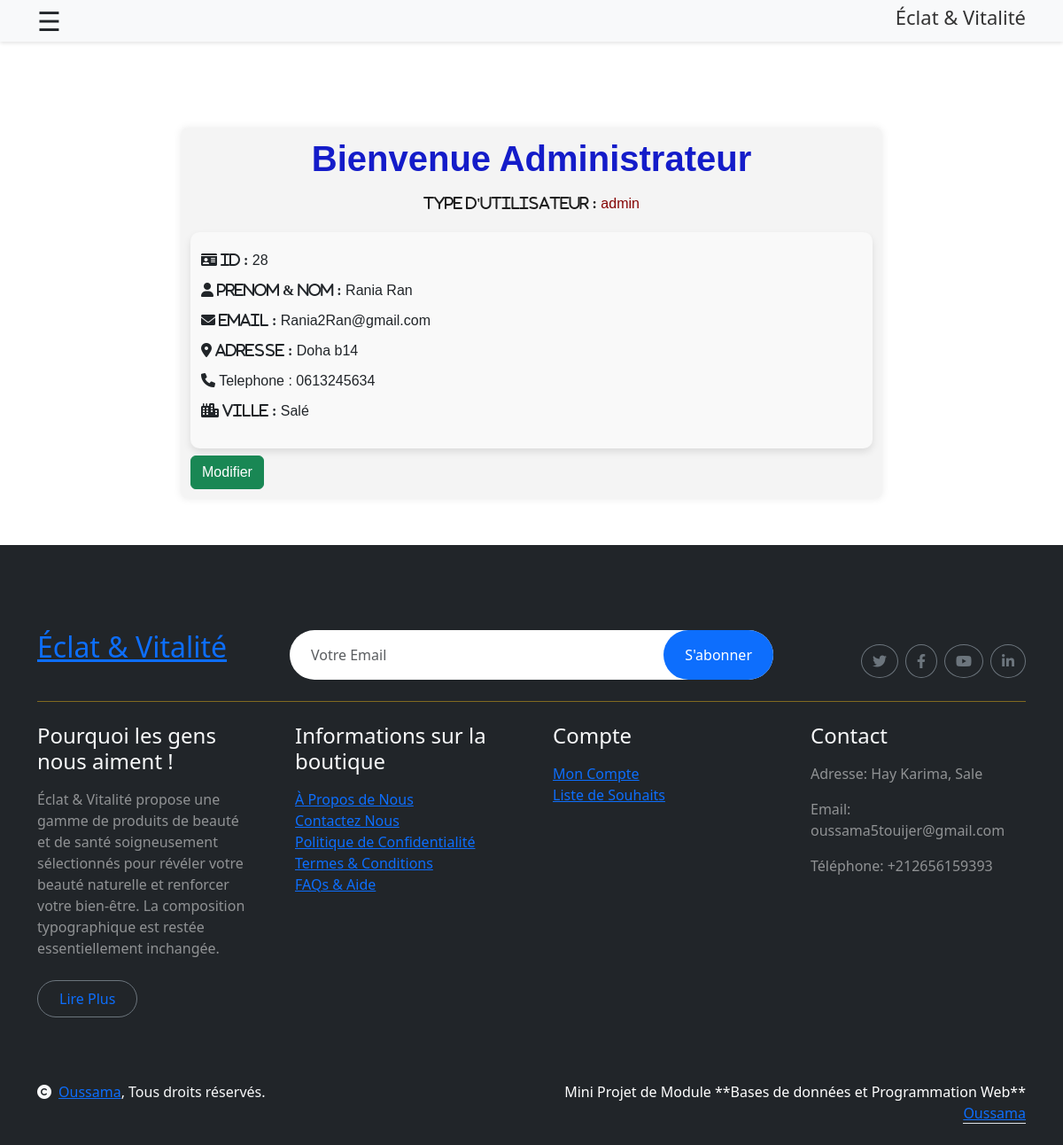
Page /client/profile/profile.php?id=28 (signed in) on the committed database.
### tables this page shows
CREATE TABLE IF NOT EXISTS `users` (
  `id` bigint NOT NULL AUTO_INCREMENT,
  `nom` varchar(100) DEFAULT NULL,
  `prenom` varchar(100) DEFAULT NULL,
  `email` varchar(255) DEFAULT NULL,
  `password` varchar(255) DEFAULT NULL,
  `user_type` enum('client','admin') DEFAULT NULL,
  `telephone` varchar(20) DEFAULT NULL,
  `address` varchar(255) DEFAULT NULL,
  `ville` varchar(100) DEFAULT NULL,
  `date_creation` timestamp NULL DEFAULT CURRENT_TIMESTAMP,
  `date_modification` timestamp NULL DEFAULT CURRENT_TIMESTAMP ON UPDATE CURRENT_TIMESTAMP,
  `etat` tinyint(1) DEFAULT '0',
  PRIMARY KEY (`id`)
);

### include/functionsLoginRegistre.php (called while the page is built, shortened)
<?php
function connectToDatabase() {
    $servername = "localhost";
    $username = "root";
    $password = "";
    $DBname = "eclat_vitalite";
    try {
        $conn = new PDO("mysql:host=$servername;dbname=$DBname", $username, $password);
        $conn->setAttribute(PDO::ATTR_ERRMODE, PDO::ERRMODE_EXCEPTION);
        return $conn;
    } catch(PDOException $e) {
        echo "Échec de la connexion : " . $e->getMessage();
        exit();
    }
}
function userById($id) {
    $conn = connectToDatabase();
    $requete = "SELECT * FROM users WHERE id = :id";
    try {
        $stmt = $conn->prepare($requete);
        $stmt->bindParam(':id', $id);
        $stmt->execute();
        $count = $stmt->rowCount();
        if ($count > 0) {
            $user = $stmt->fetch(PDO::FETCH_ASSOC);
            return $user;
        } else {
            $conn = null;
            return null;
        }
    } catch(PDOException $e) {
        error_log("Erreur lors de l'exécution de la requête : " . $e->getMessage());
        $conn = null;
        return null;
    }
}
?>

### client/profile/profile.php (the view, shortened to what this page needs)
<?php
include '../../include/functionsLoginRegistre.php';
if(isset($_GET['id'])){
$user = userById($_GET['id']);
}
?>
<!DOCTYPE html>
<html lang="en">
<head>
    <link rel="stylesheet" href="profilCss.css">
    <link href="https://cdn.jsdelivr.net/npm/bootstrap@5.3.3/dist/css/bootstrap.min.css" rel="stylesheet" />
    <link href="https://getbootstrap.com/docs/5.3/assets/css/docs.css" rel="stylesheet" />
    <link rel="stylesheet" href="https://cdnjs.cloudflare.com/ajax/libs/font-awesome/6.0.0-beta3/css/all.min.css">
</head>
<body>
<header class="ous" >
    <div class="container d-flex justify-content-between align-items-center">
        <span style="font-size:30px;cursor:pointer" onclick="openDrawer()">&#9776;</span>
        <div class="logo-wrapper">
            <h6 style=" font-size: 22px; color: #333;">Éclat & Vitalité</h6>
        </div>
    </div>
</header>
<div class="main-content">
    <main>
        <div class="container">
            <?php
            if(isset($_SESSION['email'])) {
                echo "<div class='title-and-button'>";
                echo "<h2 class='title'>Bienvenue  Administrateur</h2>";
                echo "<p class='user-type'><i class='fas' style='color: #1e1e1e' > Type d'utilisateur : </i> " . htmlspecialchars($_SESSION['user_type']) . "</p>";
                echo "</div>";
            } else {
                echo "<p class='session-error'>Données de session introuvables.</p>";
            }
            ?>
        </div>
        <div class="container user-details">
            <?php
            if (count($user) > 0 ) {
                print
                    "<p><i class='fas fa-id-card' > ID : </i> " .' ' . htmlspecialchars($user['id']). "</p>" .
                    "<p><i class='fas fa-user'> Prenom & Nom : </i>  " .' ' .$user['prenom'] .' '.$user['nom'] . "</p>" .
                    "<p><i class='fas fa-envelope'> Email : </i>  " .' ' . htmlspecialchars($user['email']) . "</p>" .
                    "<p><i class='fas fa-map-marker-alt'> Adresse : </i>".' ' . htmlspecialchars($user['address']) . "</p>" .
                    "<p><i class='fas fa-phone'></i> Telephone : " . htmlspecialchars($user['telephone']) . "</p>".
                    "<p><i class='fas fa-city'> Ville : </i>" .' ' . htmlspecialchars($user['ville']) . "</p>";
            }
            ?>
        </div>
        <a href='modifer.php' data-bs-toggle='modal' data-bs-target='#modifierModal' ><button class='btn btn-success mt-2'>Modifier</button></a>
    </main>
</div>
<?php include '../../include/footer.php'?>
</body>
</html>

### client/profile/profilCss.css (style rules this page uses)
* { margin: 0; padding: 0; box-sizing: border-box; }
.main-content { flex: none; padding: 20px; }
header { display: flex; justify-content: space-between; align-items: center; margin-bottom: 20px; position: fixed; top: 0; width: 100%; background-color: #f8f9fa; padding: 1px 2px; box-shadow: 0 2px 4px rgba(0, 0, 0, 0.1); z-index: 100; }
main { background-color: #f4f4f4; padding: 20px; border-radius: 5px; box-shadow: 0 0 10px rgba(0, 0, 0, 0.1); }
.title { display: flex; justify-content: center; color: #141cc9; font-size: 2.5rem; font-weight: bold; margin-bottom: 10px; }
.main-content { margin: 20px auto; max-width: 800px; font-family: Arial, sans-serif; }
.user-type { text-align: center; color: #850505; font-size: 1rem; margin-bottom: 20px; }
.user-details { background-color: #f9f9f9; border-radius: 10px; padding: 20px; margin-top: 20px; box-shadow: 0 4px 8px rgba(0, 0, 0, 0.1); }
.user-details p { margin-bottom: 10px; }
.ous { display: none; position: fixed; top: 0; width: 100%; background-color: #f8f9fa; padding: 1px 2px; box-shadow: 0 2px 4px rgba(0, 0, 0, 0.1); z-index: 100; }
@media only screen and (max-width: 1200px) { .main-content { flex: none; padding: 5px; } }
@media only screen and (max-width: 1200px) { header { display: none; } }
@media only screen and (max-width: 1200px) { main { background-color: #f4f4f4; padding: 10px; border-radius: 5px; box-shadow: 0 0 10px rgba(0, 0, 0, 0.1); } }
@media only screen and (max-width: 1200px) { .title { display: flex; justify-content: center; color: #141cc9; font-size: 30pt; font-weight: 900; margin-bottom: 15px; } }
@media only screen and (max-width: 1200px) { .ous { display: flex; position: fixed; top: 0; width: 100%; background-color: #f8f9fa; padding: 1px 2px; box-shadow: 0 2px 4px rgba(0, 0, 0, 0.1); z-index: 100; } }

### rows in the picture
users: id "28", prenom "Rania", nom "Ran", email "Rania2Ran@gmail.com", address "Doha b14", telephone "0613245634", ville "Salé"

### other values in the picture
$_SESSION['user_type'] "admin"
